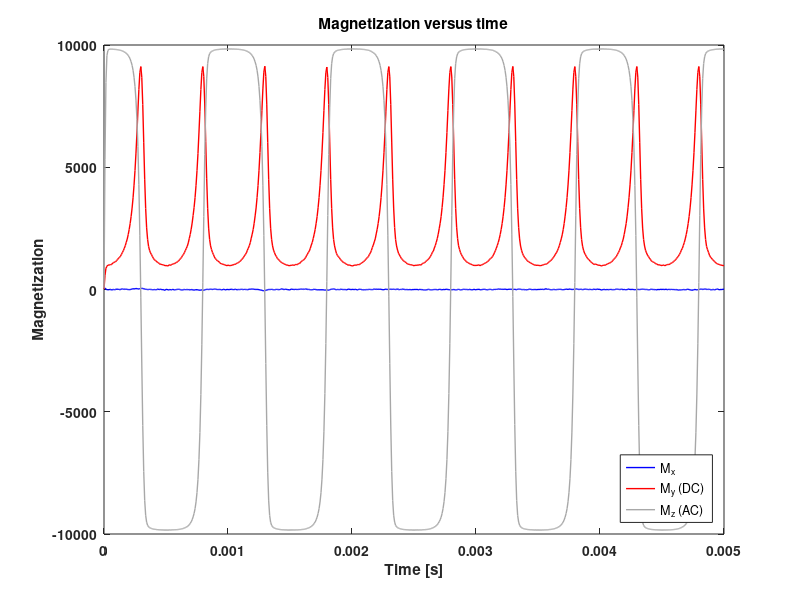
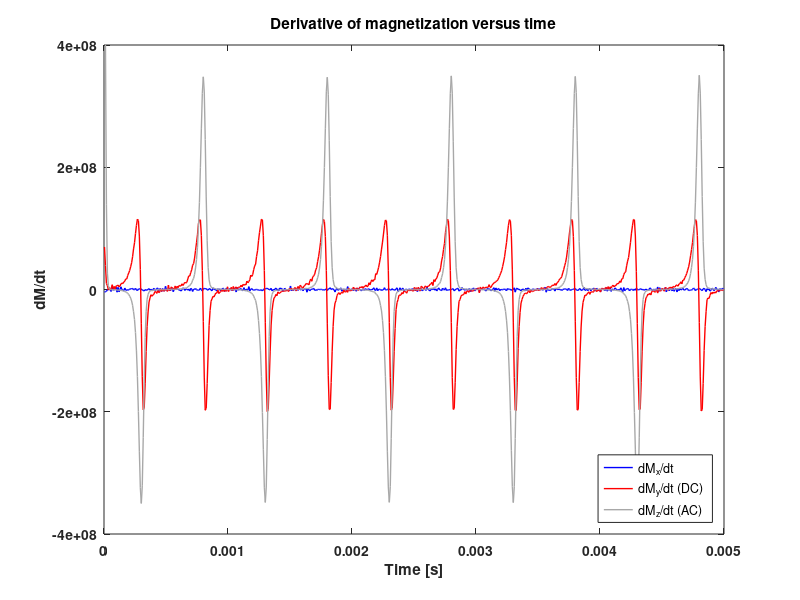

Recreate these plots in MATLAB, in order.
%%% DBR 2013 -- Torque balance simulations %%%
%%% DJ edits May 2023

function [M,t,dMdt,tt,AField]=BrownV2v2(Bv,Bs,f,T,visc,N,cycs,tPts,rhy,rco)
%  function [M,t,AField]=BrownV2v2(Bv,Bs,f,T,visc,N,cycs,tPts,rhy,rco)

if nargin<1; Bv = 10; end;        %alternating field in 3rd direction [mT]
if nargin<2; Bs = [0,1,0]; end;   %DJ if nargin<2; Bs = [0,1,0]; end;   %static field in all three directions [mT]
if nargin<3; f = 1000; end;       %frequency [Hz]
if nargin<4; T = 300; end;        %temperature [degrees K]
if nargin<5; visc = .001; end;    %viscosity [Pas]
if nargin<6; N = 10^4; end;       %number of particles
if nargin<7; cycs = 5; end; %19; end;      %number of cycles
if nargin<8; tPts =(10^0)*(2^7); end;    %time points
if nargin<9;  rhy = 60e-9; end % 60e-9; end;   %hydrodynamic radius [m] (defaults give tE=1.04ms)
if nargin<10; rco = 15e-9; end %15e-9; end;   %core radius [m]

rho  = 3200;   %density [kg/m^3] from data sheet 3.2g/ccm
Bv=Bv/1000;    %change units of fields from mT to T
Bs=Bs/1000;
yp='yes';
Ms   = 76; %70        %saturation magnetization
%Bc   = 0;        %circular field component [mT]
 
  kT  = 1.38e-23*T;   %Boltzmann energy   
  Vhy = 4/3*pi*rhy^3; %NP hydrodynamic volume [m^3]
  Vco = 4/3*pi*rco^3 %NP core volume [m^3]
  %mu  = rho*Ms*Vco;   %magnetic moment [J/T]
  mu=Ms*10^(-18); %See uMod spec sheet
  gm  = 6*visc*Vhy;   %drag coefficient [Nsm]
  tE  = gm/2/kT;      %Einstein relaxation time [s]
  YET = tE/sqrt(1+.21*(mu*Bv/kT)^2);  
  
  Dv=kT/gm; Du=mu/gm; %variables
 
 %m  = initrand(0,1,N); %init mags randomly
 %m   = zeros(N,3); m(:,3) = 1; % init mags in x
 m = rand(N,3)*2-1; m = m./repmat(sqrt(m(:,1).^2+m(:,2).^2+m(:,3).^2),[1,3]); %size(m)
 b = zeros(N,3); b(:,3)=Bv;  % make matrix b in z dir.
 %calculate timesteps
 if f==0; dt=10^-8; tf=5*tE; 
 else per=1/f; dt=per/tPts; tf=cycs*per; 
 end
 t=0:dt:tf; disp(dt); AField=zeros(1,length(t));
  M   = zeros(length(t),3);

%% Stochastic differential equation loop
in=1;
for i=0:dt:tf
   h=randn(N,3); %stochastic term for fluctuations
   B=b*cos(2*pi*f*i); %drive field over time
   B(:,1)=B(:,1)+Bs(1); B(:,2)=B(:,2)+Bs(2); B(:,3)=B(:,3)+Bs(3);
   AField(in)=B(1,3);

   M(in,:)=sum(m);
    
  TB=Du*cross(cross(m,B),m); %mag torque  
  %Ts=sqrt(2*Dv)*cross(h,m); %stochastic torque
  Ts=sqrt(2*Dv)*[h(:,2).*m(:,3)-h(:,3).*m(:,2),h(:,3).*m(:,1)-h(:,1).*m(:,3),h(:,1).*m(:,2)-h(:,2).*m(:,1)];

%stochastic diffeq Stratanovich with drift term
  dm = (TB-2*m*Dv)*dt + Ts*sqrt(dt);
  m = m + dm; 
 
%normalize the magnitude  
 nm = sqrt(m(:,1).^2+m(:,2).^2+m(:,3).^2); 
 m(:,1)=m(:,1)./nm; m(:,2)=m(:,2)./nm; m(:,3)=m(:,3)./nm;

  in=in+1;
end;
 
%DJ Plot the time-derivative of the magnetizaiton
load('my_colormap.mat'); colormap(my_colors);
figure; plot(t,M(:,1),'LineWidth',1,'Color',my_colors(1,:)); 
hold on; plot(t,M(:,2),'LineWidth',1,'Color',my_colors(2,:));
hold on; plot(t,M(:,3),'LineWidth',1,'Color',my_colors(4,:)); 
legend('M_x','M_y (DC) ','M_z (AC)','Location','Southeast');
title('Magnetization versus time'); 
xlabel('Time [s]'); ylabel('Magnetization');
set(gca,'FontWeight','Bold');

dt=t(2)-t(1);
tt=(t(1:end-1)+t(2:end))/2;
dMxdt=(M(2:end,1)-M(1:end-1,1))/dt;
dMydt=(M(2:end,2)-M(1:end-1,2))/dt;
dMzdt=(M(2:end,3)-M(1:end-1,3))/dt;
figure; plot(tt,dMxdt,'LineWidth',1,'Color',my_colors(1,:)); 
hold on; plot(tt,dMydt,'LineWidth',1,'Color',my_colors(2,:));
hold on; plot(tt,dMzdt,'LineWidth',1,'Color',my_colors(4,:)); 
legend('dM_x/dt','dM_y/dt (DC) ','dM_z/dt (AC)','Location','Southeast');
title('Derivative of magnetization versus time'); 
xlabel('Time [s]'); ylabel('dM/dt'); ylim([-4 4]*10^8);
set(gca,'FontWeight','Bold');
dMdt(:,1)=dMxdt;
dMdt(:,2)=dMydt;
dMdt(:,3)=dMzdt;

end
